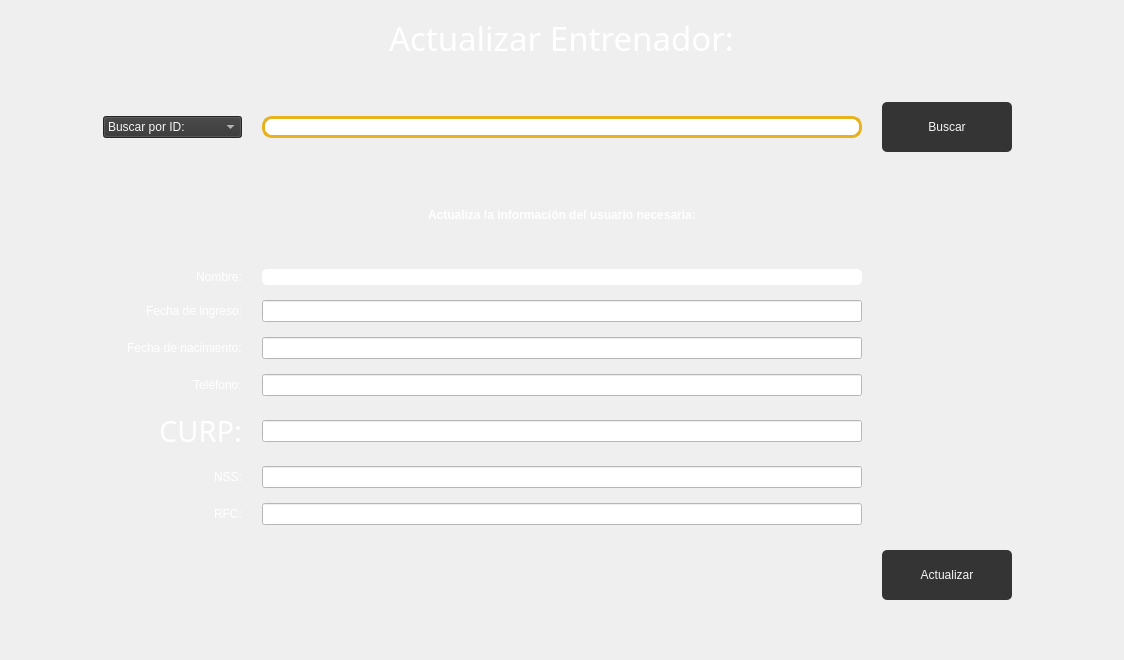
                  <widget class="QWidget" name="scrollAreaWidgetContents_6">
                   <property name="geometry">
                    <rect>
                     <x>0</x>
                     <y>0</y>
                     <width>1124</width>
                     <height>660</height>
                    </rect>
                   </property>
                   <layout class="QGridLayout" name="gridLayout_15">
                    <property name="leftMargin">
                     <number>0</number>
                    </property>
                    <property name="topMargin">
                     <number>0</number>
                    </property>
                    <property name="rightMargin">
                     <number>0</number>
                    </property>
                    <property name="bottomMargin">
                     <number>50</number>
                    </property>
                    <property name="horizontalSpacing">
                     <number>20</number>
                    </property>
                    <property name="verticalSpacing">
                     <number>15</number>
                    </property>
                    <item row="1" column="0" alignment="Qt::AlignRight">
                     <widget class="QComboBox" name="BuscarPor_7">
                      <property name="styleSheet">
                       <string notr="true">font: 63 20pt &quot;Bahnschrift SemiBold SemiConden&quot;;
border: .5px solid #e6b31e;
background-color: rgb(52, 52, 52);
color: whitesmoke;</string>
                      </property>
                      <item>
                       <property name="text">
                        <string>Buscar por ID:</string>
                       </property>
                      </item>
                      <item>
                       <property name="text">
                        <string>Buscar por Nombre:</string>
                       </property>
                      </item>
                     </widget>
                    </item>
                    <item row="3" column="1" alignment="Qt::AlignHCenter|Qt::AlignVCenter">
                     <widget class="QLabel" name="label_50">
                      <property name="styleSheet">
                       <string notr="true">font: 63 22pt &quot;Bahnschrift SemiBold SemiConden&quot;;
color: rgb(255, 255, 255);</string>
                      </property>
                      <property name="text">
                       <string>&lt;html&gt;&lt;head/&gt;&lt;body&gt;&lt;p&gt;&lt;span style=&quot; font-weight:696; color:#ffffff;&quot;&gt;Actualiza la información del usuario necesaria:&lt;/span&gt;&lt;/p&gt;&lt;/body&gt;&lt;/html&gt;</string>
                      </property>
                     </widget>
                    </item>
                    <item row="4" column="0" alignment="Qt::AlignRight">
                     <widget class="QLabel" name="label_51">
                      <property name="styleSheet">
                       <string notr="true">font: 63 22pt &quot;Bahnschrift SemiBold SemiConden&quot;;
color: rgb(255, 255, 255);</string>
                      </property>
                      <property name="text">
                       <string>Nombre:</string>
                      </property>
                     </widget>
                    </item>
                    <item row="10" column="1" alignment="Qt::AlignHCenter">
                     <widget class="QLineEdit" name="UltimCitActu_2">
                      <property name="minimumSize">
                       <size>
                        <width>600</width>
                        <height>0</height>
                       </size>
                      </property>
                      <property name="styleSheet">
                       <string notr="true">font: 63 20pt &quot;Bahnschrift SemiBold SemiConden&quot;;
background-color: rgb(255, 255, 255);
</string>
                      </property>
                     </widget>
                    </item>
                    <item row="1" column="1" alignment="Qt::AlignHCenter|Qt::AlignVCenter">
                     <widget class="QLineEdit" name="ID_BuscarActualizarPaciente_2">
                      <property name="minimumSize">
                       <size>
                        <width>600</width>
                        <height>0</height>
                       </size>
                      </property>
                      <property name="maximumSize">
                       <size>
                        <width>600</width>
                        <height>16777215</height>
                       </size>
                      </property>
                      <property name="styleSheet">
                       <string notr="true">font: 63 20pt &quot;Bahnschrift SemiBold SemiConden&quot;;
background-color: rgb(255, 255, 255);
border: 3px solid #e6b31e;
border-radius: 10px;</string>
                      </property>
                     </widget>
                    </item>
                    <item row="12" column="0" alignment="Qt::AlignRight">
                     <widget class="QLabel" name="label_53">
                      <property name="styleSheet">
                       <string notr="true">font: 63 22pt &quot;Bahnschrift SemiBold SemiConden&quot;;
color: rgb(255, 255, 255);</string>
                      </property>
                      <property name="text">
                       <string>NSS:</string>
                      </property>
                     </widget>
                    </item>
                    <item row="10" column="0" alignment="Qt::AlignRight">
                     <widget class="QLabel" name="label_57">
                      <property name="styleSheet">
                       <string notr="true">font: 63 22pt &quot;Bahnschrift SemiBold SemiConden&quot;;
color: rgb(255, 255, 255);</string>
                      </property>
                      <property name="text">
                       <string>Teléfono:</string>
                      </property>
                     </widget>
                    </item>
                    <item row="5" column="1" alignment="Qt::AlignHCenter">
                     <widget class="QLineEdit" name="TelefonoActualizarPaciente_2">
                      <property name="minimumSize">
                       <size>
                        <width>600</width>
                        <height>0</height>
                       </size>
                      </property>
                      <property name="styleSheet">
                       <string notr="true">font: 63 20pt &quot;Bahnschrift SemiBold SemiConden&quot;;
background-color: rgb(255, 255, 255);
</string>
                      </property>
                     </widget>
                    </item>
                    <item row="5" column="0" alignment="Qt::AlignRight">
                     <widget class="QLabel" name="label_55">
                      <property name="styleSheet">
                       <string notr="true">font: 63 22pt &quot;Bahnschrift SemiBold SemiConden&quot;;
color: rgb(255, 255, 255);</string>
                      </property>
                      <property name="text">
                       <string>Fecha de ingreso:</string>
                      </property>
                     </widget>
                    </item>
                    <item row="9" column="0" alignment="Qt::AlignRight">
                     <widget class="QLabel" name="label_56">
                      <property name="styleSheet">
                       <string notr="true">font: 63 22pt &quot;Bahnschrift SemiBold SemiConden&quot;;
color: rgb(255, 255, 255);</string>
                      </property>
                      <property name="text">
                       <string>Fecha de nacimiento:</string>
                      </property>
                     </widget>
                    </item>
                    <item row="13" column="0" alignment="Qt::AlignRight|Qt::AlignVCenter">
                     <widget class="QLabel" name="label_54">
                      <property name="styleSheet">
                       <string notr="true">font: 63 22pt &quot;Bahnschrift SemiBold SemiConden&quot;;
color: rgb(255, 255, 255);</string>
                      </property>
                      <property name="text">
                       <string>RFC:</string>
                      </property>
                     </widget>
                    </item>
                    <item row="12" column="1" alignment="Qt::AlignHCenter">
                     <widget class="QLineEdit" name="EnfermedadesActualizar_2">
                      <property name="minimumSize">
                       <size>
                        <width>600</width>
                        <height>0</height>
                       </size>
                      </property>
                      <property name="styleSheet">
                       <string notr="true">font: 63 20pt &quot;Bahnschrift SemiBold SemiConden&quot;;
background-color: rgb(255, 255, 255);
</string>
                      </property>
                     </widget>
                    </item>
                    <item row="14" column="2" alignment="Qt::AlignLeft">
                     <widget class="QPushButton" name="ActualizarBotonPaciente_2">
                      <property name="minimumSize">
                       <size>
                        <width>130</width>
                        <height>70</height>
                       </size>
                      </property>
                      <property name="cursor">
                       <cursorShape>PointingHandCursor</cursorShape>
                      </property>
                      <property name="styleSheet">
                       <string notr="true">QPushButton{
	background-color: #343434;
	font: 87 14pt &quot;Arial Black&quot;;
	color: whitesmoke;
	border-radius: 5px;
	border: .5px solid #e6b31e;
	margin: 10 px;
	right-margin: 10px;
}

QPushButton:hover{
	background-color: #e6b31e;
	font: 87 14pt &quot;Arial Black&quot;;
	color: whitesmoke;
	border-radius: 5px;
	border: 1.5px solid #343434;
	margin: 10 px;
	right-margin: 10px;
}
</string>
                      </property>
                      <property name="text">
                       <string>Actualizar</string>
                      </property>
                     </widget>
                    </item>
                    <item row="11" column="0" alignment="Qt::AlignRight">
                     <widget class="QLabel" name="label_58">
                      <property name="font">
                       <font>
                        <family>Bahnschrift SemiBold SemiConden</family>
                        <pointsize>22</pointsize>
                        <weight>7</weight>
                        <italic>false</italic>
                        <bold>false</bold>
                       </font>
                      </property>
                      <property name="styleSheet">
                       <string notr="true">font: 63 22pt &quot;Bahnschrift SemiBold SemiConden&quot;;
color: rgb(255, 255, 255);</string>
                      </property>
                      <property name="text">
                       <string>CURP:</string>
                      </property>
                     </widget>
                    </item>
                    <item row="0" column="1" alignment="Qt::AlignHCenter|Qt::AlignVCenter">
                     <widget class="QLabel" name="label_59">
                      <property name="palette">
                       <palette>
                        <active>
                         <colorrole role="WindowText">
                          <brush brushstyle="SolidPattern">
                           <color alpha="255">
                            <red>255</red>
                            <green>255</green>
                            <blue>255</blue>
                           </color>
                          </brush>
                         </colorrole>
                         <colorrole role="Button">
                          <brush brushstyle="SolidPattern">
                           <color alpha="255">
                            <red>35</red>
                            <green>31</green>
                            <blue>32</blue>
                           </color>
                          </brush>
                         </colorrole>
                         <colorrole role="Text">
                          <brush brushstyle="SolidPattern">
                           <color alpha="255">
                            <red>255</red>
                            <green>255</green>
                            <blue>255</blue>
                           </color>
                          </brush>
                         </colorrole>
                         <colorrole role="ButtonText">
                          <brush brushstyle="SolidPattern">
                           <color alpha="255">
                            <red>255</red>
                            <green>255</green>
                            <blue>255</blue>
                           </color>
                          </brush>
                         </colorrole>
                         <colorrole role="Base">
                          <brush brushstyle="SolidPattern">
                           <color alpha="255">
                            <red>35</red>
                            <green>31</green>
                            <blue>32</blue>
                           </color>
                          </brush>
                         </colorrole>
                         <colorrole role="Window">
                          <brush brushstyle="SolidPattern">
                           <color alpha="255">
                            <red>35</red>
                            <green>31</green>
                            <blue>32</blue>
                           </color>
                          </brush>
                         </colorrole>
                        </active>
                        <inactive>
                         <colorrole role="WindowText">
                          <brush brushstyle="SolidPattern">
                           <color alpha="255">
                            <red>255</red>
                            <green>255</green>
                            <blue>255</blue>
                           </color>
                          </brush>
                         </colorrole>
                         <colorrole role="Button">
                          <brush brushstyle="SolidPattern">
                           <color alpha="255">
                            <red>35</red>
                            <green>31</green>
                            <blue>32</blue>
                           </color>
                          </brush>
                         </colorrole>
                         <colorrole role="Text">
                          <brush brushstyle="SolidPattern">
                           <color alpha="255">
                            <red>255</red>
                            <green>255</green>
                            <blue>255</blue>
                           </color>
                          </brush>
                         </colorrole>
                         <colorrole role="ButtonText">
                          <brush brushstyle="SolidPattern">
                           <color alpha="255">
                            <red>255</red>
                            <green>255</green>
                            <blue>255</blue>
                           </color>
                          </brush>
                         </colorrole>
                         <colorrole role="Base">
                          <brush brushstyle="SolidPattern">
                           <color alpha="255">
                            <red>35</red>
                            <green>31</green>
                            <blue>32</blue>
                           </color>
                          </brush>
                         </colorrole>
                         <colorrole role="Window">
                          <brush brushstyle="SolidPattern">
                           <color alpha="255">
                            <red>35</red>
                            <green>31</green>
                            <blue>32</blue>
                           </color>
                          </brush>
                         </colorrole>
                        </inactive>
                        <disabled>
                         <colorrole role="WindowText">
                          <brush brushstyle="SolidPattern">
                           <color alpha="255">
                            <red>255</red>
                            <green>255</green>
                            <blue>255</blue>
                           </color>
                          </brush>
                         </colorrole>
                         <colorrole role="Button">
                          <brush brushstyle="SolidPattern">
                           <color alpha="255">
                            <red>35</red>
                            <green>31</green>
                            <blue>32</blue>
                           </color>
                          </brush>
                         </colorrole>
                         <colorrole role="Text">
                          <brush brushstyle="SolidPattern">
                           <color alpha="255">
                            <red>255</red>
                            <green>255</green>
                            <blue>255</blue>
                           </color>
                          </brush>
                         </colorrole>
                         <colorrole role="ButtonText">
                          <brush brushstyle="SolidPattern">
                           <color alpha="255">
                            <red>255</red>
                            <green>255</green>
                            <blue>255</blue>
                           </color>
                          </brush>
                         </colorrole>
                         <colorrole role="Base">
                          <brush brushstyle="SolidPattern">
                           <color alpha="255">
                            <red>35</red>
                            <green>31</green>
                            <blue>32</blue>
                           </color>
                          </brush>
                         </colorrole>
                         <colorrole role="Window">
                          <brush brushstyle="SolidPattern">
                           <color alpha="255">
                            <red>35</red>
                            <green>31</green>
                            <blue>32</blue>
                           </color>
                          </brush>
                         </colorrole>
                        </disabled>
                       </palette>
                      </property>
                      <property name="font">
                       <font>
                        <family>Bahnschrift SemiBold SemiConden</family>
                        <pointsize>25</pointsize>
                        <weight>7</weight>
                        <italic>false</italic>
                        <bold>false</bold>
                       </font>
                      </property>
                      <property name="styleSheet">
                       <string notr="true">font: 63 25pt &quot;Bahnschrift SemiBold SemiConden&quot;;
color: rgb(255, 255, 255);</string>
                      </property>
                      <property name="text">
                       <string>&lt;html&gt;&lt;head/&gt;&lt;body&gt;&lt;p&gt;Actualizar Entrenador:&lt;/p&gt;&lt;/body&gt;&lt;/html&gt;</string>
                      </property>
                     </widget>
                    </item>
                    <item row="11" column="1" alignment="Qt::AlignHCenter">
                     <widget class="QLineEdit" name="AlergiasActualizar_2">
                      <property name="minimumSize">
                       <size>
                        <width>600</width>
                        <height>0</height>
                       </size>
                      </property>
                      <property name="styleSheet">
                       <string notr="true">font: 63 20pt &quot;Bahnschrift SemiBold SemiConden&quot;;
background-color: rgb(255, 255, 255);
</string>
                      </property>
                     </widget>
                    </item>
                    <item row="4" column="1" alignment="Qt::AlignHCenter">
                     <widget class="QLineEdit" name="NombreActualizarPaciente_2">
                      <property name="minimumSize">
                       <size>
                        <width>600</width>
                        <height>0</height>
                       </size>
                      </property>
                      <property name="styleSheet">
                       <string notr="true">font: 63 20pt &quot;Bahnschrift SemiBold SemiConden&quot;;
background-color: rgb(255, 255, 255);

border-radius: 5px;</string>
                      </property>
                     </widget>
                    </item>
                    <item row="1" column="2" alignment="Qt::AlignLeft">
                     <widget class="QPushButton" name="BuscarBotonActualizar_2">
                      <property name="minimumSize">
                       <size>
                        <width>130</width>
                        <height>70</height>
                       </size>
                      </property>
                      <property name="cursor">
                       <cursorShape>PointingHandCursor</cursorShape>
                      </property>
                      <property name="styleSheet">
                       <string notr="true">QPushButton{
	background-color: #343434;
	font: 87 14pt &quot;Arial Black&quot;;
	color: whitesmoke;
	border-radius: 5px;
	border: .5px solid #e6b31e;
	margin: 10 px;
	right-margin: 10px;
}

QPushButton:hover{
	background-color: #e6b31e;
	font: 87 14pt &quot;Arial Black&quot;;
	color: whitesmoke;
	border-radius: 5px;
	border: 1.5px solid #343434;
	margin: 10 px;
	right-margin: 10px;
}


</string>
                      </property>
                      <property name="text">
                       <string>Buscar</string>
                      </property>
                     </widget>
                    </item>
                    <item row="9" column="1" alignment="Qt::AlignHCenter">
                     <widget class="QLineEdit" name="FechNacActu_2">
                      <property name="minimumSize">
                       <size>
                        <width>600</width>
                        <height>0</height>
                       </size>
                      </property>
                      <property name="styleSheet">
                       <string notr="true">font: 63 20pt &quot;Bahnschrift SemiBold SemiConden&quot;;
background-color: rgb(255, 255, 255);
</string>
                      </property>
                     </widget>
                    </item>
                    <item row="13" column="1" alignment="Qt::AlignHCenter">
                     <widget class="QLineEdit" name="MedicamentosActualizar_2">
                      <property name="minimumSize">
                       <size>
                        <width>600</width>
                        <height>0</height>
                       </size>
                      </property>
                      <property name="styleSheet">
                       <string notr="true">font: 63 20pt &quot;Bahnschrift SemiBold SemiConden&quot;;
background-color: rgb(255, 255, 255);
</string>
                      </property>
                     </widget>
                    </item>
                   </layout>
                  </widget>
